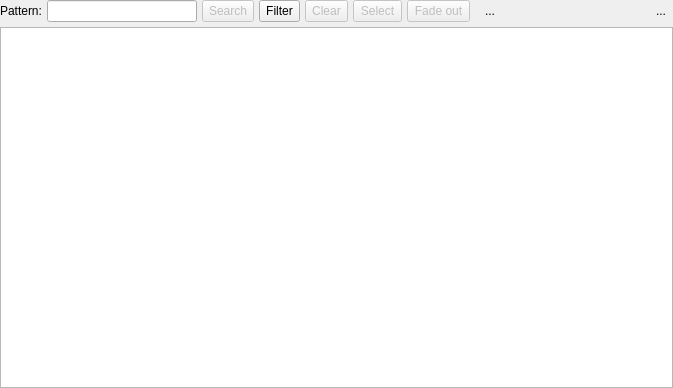
<?xml version="1.0" encoding="UTF-8"?>
<ui version="4.0">
 <class>ObjectSearchWidget</class>
 <widget class="QWidget" name="ObjectSearchWidget">
  <property name="geometry">
   <rect>
    <x>0</x>
    <y>0</y>
    <width>673</width>
    <height>388</height>
   </rect>
  </property>
  <property name="minimumSize">
   <size>
    <width>0</width>
    <height>230</height>
   </size>
  </property>
  <property name="baseSize">
   <size>
    <width>650</width>
    <height>0</height>
   </size>
  </property>
  <property name="windowTitle">
   <string>Form</string>
  </property>
  <layout class="QVBoxLayout" name="verticalLayout">
   <property name="spacing">
    <number>5</number>
   </property>
   <property name="leftMargin">
    <number>0</number>
   </property>
   <property name="topMargin">
    <number>0</number>
   </property>
   <property name="rightMargin">
    <number>0</number>
   </property>
   <property name="bottomMargin">
    <number>0</number>
   </property>
   <item>
    <layout class="QHBoxLayout" name="horizontalLayout">
     <property name="spacing">
      <number>5</number>
     </property>
     <property name="leftMargin">
      <number>0</number>
     </property>
     <property name="topMargin">
      <number>0</number>
     </property>
     <property name="rightMargin">
      <number>0</number>
     </property>
     <property name="bottomMargin">
      <number>0</number>
     </property>
     <item>
      <widget class="QLabel" name="pattern_lbl">
       <property name="sizePolicy">
        <sizepolicy hsizetype="Fixed" vsizetype="Preferred">
         <horstretch>0</horstretch>
         <verstretch>0</verstretch>
        </sizepolicy>
       </property>
       <property name="text">
        <string>Pattern:</string>
       </property>
      </widget>
     </item>
     <item>
      <widget class="QLineEdit" name="pattern_edt">
       <property name="sizePolicy">
        <sizepolicy hsizetype="Expanding" vsizetype="Fixed">
         <horstretch>0</horstretch>
         <verstretch>0</verstretch>
        </sizepolicy>
       </property>
       <property name="minimumSize">
        <size>
         <width>0</width>
         <height>0</height>
        </size>
       </property>
       <property name="clearButtonEnabled">
        <bool>true</bool>
       </property>
      </widget>
     </item>
     <item>
      <widget class="QToolButton" name="search_btn">
       <property name="enabled">
        <bool>false</bool>
       </property>
       <property name="sizePolicy">
        <sizepolicy hsizetype="Preferred" vsizetype="Preferred">
         <horstretch>0</horstretch>
         <verstretch>0</verstretch>
        </sizepolicy>
       </property>
       <property name="minimumSize">
        <size>
         <width>0</width>
         <height>0</height>
        </size>
       </property>
       <property name="text">
        <string>Search</string>
       </property>
       <property name="icon">
        <iconset resource="../../res/resources.qrc">
         <normaloff>:/icons/icons/objselect.png</normaloff>:/icons/icons/objselect.png</iconset>
       </property>
       <property name="iconSize">
        <size>
         <width>25</width>
         <height>25</height>
        </size>
       </property>
       <property name="shortcut">
        <string>Return, Enter</string>
       </property>
       <property name="toolButtonStyle">
        <enum>Qt::ToolButtonStyle::ToolButtonTextBesideIcon</enum>
       </property>
      </widget>
     </item>
     <item>
      <widget class="QToolButton" name="filter_btn">
       <property name="enabled">
        <bool>true</bool>
       </property>
       <property name="sizePolicy">
        <sizepolicy hsizetype="Preferred" vsizetype="Preferred">
         <horstretch>0</horstretch>
         <verstretch>0</verstretch>
        </sizepolicy>
       </property>
       <property name="minimumSize">
        <size>
         <width>0</width>
         <height>0</height>
        </size>
       </property>
       <property name="toolTip">
        <string>Defines the search filter</string>
       </property>
       <property name="text">
        <string>Filter</string>
       </property>
       <property name="icon">
        <iconset resource="../../res/resources.qrc">
         <normaloff>:/icons/icons/filter.png</normaloff>:/icons/icons/filter.png</iconset>
       </property>
       <property name="iconSize">
        <size>
         <width>25</width>
         <height>25</height>
        </size>
       </property>
       <property name="checkable">
        <bool>false</bool>
       </property>
       <property name="popupMode">
        <enum>QToolButton::ToolButtonPopupMode::InstantPopup</enum>
       </property>
       <property name="toolButtonStyle">
        <enum>Qt::ToolButtonStyle::ToolButtonTextBesideIcon</enum>
       </property>
      </widget>
     </item>
     <item>
      <widget class="QToolButton" name="clear_res_btn">
       <property name="enabled">
        <bool>false</bool>
       </property>
       <property name="sizePolicy">
        <sizepolicy hsizetype="Preferred" vsizetype="Preferred">
         <horstretch>0</horstretch>
         <verstretch>0</verstretch>
        </sizepolicy>
       </property>
       <property name="minimumSize">
        <size>
         <width>0</width>
         <height>0</height>
        </size>
       </property>
       <property name="toolTip">
        <string>Clears the search results</string>
       </property>
       <property name="text">
        <string>Clear</string>
       </property>
       <property name="icon">
        <iconset resource="../../res/resources.qrc">
         <normaloff>:/icons/icons/delete.png</normaloff>:/icons/icons/delete.png</iconset>
       </property>
       <property name="iconSize">
        <size>
         <width>25</width>
         <height>25</height>
        </size>
       </property>
       <property name="toolButtonStyle">
        <enum>Qt::ToolButtonStyle::ToolButtonTextBesideIcon</enum>
       </property>
      </widget>
     </item>
     <item>
      <widget class="QToolButton" name="select_btn">
       <property name="enabled">
        <bool>false</bool>
       </property>
       <property name="sizePolicy">
        <sizepolicy hsizetype="Preferred" vsizetype="Preferred">
         <horstretch>0</horstretch>
         <verstretch>0</verstretch>
        </sizepolicy>
       </property>
       <property name="minimumSize">
        <size>
         <width>0</width>
         <height>0</height>
        </size>
       </property>
       <property name="toolTip">
        <string>(Un)selects the graphical objects in the results grid</string>
       </property>
       <property name="text">
        <string>Select</string>
       </property>
       <property name="icon">
        <iconset resource="../../res/resources.qrc">
         <normaloff>:/icons/icons/selectmove.png</normaloff>:/icons/icons/selectmove.png</iconset>
       </property>
       <property name="iconSize">
        <size>
         <width>25</width>
         <height>25</height>
        </size>
       </property>
       <property name="checkable">
        <bool>false</bool>
       </property>
       <property name="popupMode">
        <enum>QToolButton::ToolButtonPopupMode::InstantPopup</enum>
       </property>
       <property name="toolButtonStyle">
        <enum>Qt::ToolButtonStyle::ToolButtonTextBesideIcon</enum>
       </property>
      </widget>
     </item>
     <item>
      <widget class="QToolButton" name="fade_btn">
       <property name="enabled">
        <bool>false</bool>
       </property>
       <property name="sizePolicy">
        <sizepolicy hsizetype="Preferred" vsizetype="Preferred">
         <horstretch>0</horstretch>
         <verstretch>0</verstretch>
        </sizepolicy>
       </property>
       <property name="minimumSize">
        <size>
         <width>0</width>
         <height>0</height>
        </size>
       </property>
       <property name="toolTip">
        <string>Fades outs all the graphical objects in the results grid (or those not listed). The current fade in/out state of all objects is modified.</string>
       </property>
       <property name="text">
        <string>Fade out</string>
       </property>
       <property name="icon">
        <iconset resource="../../res/resources.qrc">
         <normaloff>:/icons/icons/fadeout.png</normaloff>:/icons/icons/fadeout.png</iconset>
       </property>
       <property name="iconSize">
        <size>
         <width>25</width>
         <height>25</height>
        </size>
       </property>
       <property name="checkable">
        <bool>false</bool>
       </property>
       <property name="popupMode">
        <enum>QToolButton::ToolButtonPopupMode::InstantPopup</enum>
       </property>
       <property name="toolButtonStyle">
        <enum>Qt::ToolButtonStyle::ToolButtonTextBesideIcon</enum>
       </property>
      </widget>
     </item>
     <item>
      <widget class="QLabel" name="found_lbl">
       <property name="sizePolicy">
        <sizepolicy hsizetype="Fixed" vsizetype="Preferred">
         <horstretch>0</horstretch>
         <verstretch>0</verstretch>
        </sizepolicy>
       </property>
       <property name="text">
        <string>...</string>
       </property>
       <property name="indent">
        <number>10</number>
       </property>
      </widget>
     </item>
     <item>
      <spacer name="horizontalSpacer">
       <property name="orientation">
        <enum>Qt::Orientation::Horizontal</enum>
       </property>
       <property name="sizeType">
        <enum>QSizePolicy::Policy::Expanding</enum>
       </property>
       <property name="sizeHint" stdset="0">
        <size>
         <width>40</width>
         <height>20</height>
        </size>
       </property>
      </spacer>
     </item>
     <item>
      <widget class="QToolButton" name="hide_tb">
       <property name="toolTip">
        <string>Hide this widget</string>
       </property>
       <property name="text">
        <string>...</string>
       </property>
       <property name="icon">
        <iconset resource="../../res/resources.qrc">
         <normaloff>:/icons/icons/closetab.png</normaloff>:/icons/icons/closetab.png</iconset>
       </property>
       <property name="iconSize">
        <size>
         <width>20</width>
         <height>20</height>
        </size>
       </property>
       <property name="shortcut">
        <string>Esc</string>
       </property>
       <property name="autoRaise">
        <bool>true</bool>
       </property>
      </widget>
     </item>
    </layout>
   </item>
   <item>
    <widget class="QTableView" name="result_view">
     <property name="editTriggers">
      <set>QAbstractItemView::EditTrigger::NoEditTriggers</set>
     </property>
     <property name="alternatingRowColors">
      <bool>true</bool>
     </property>
     <property name="selectionMode">
      <enum>QAbstractItemView::SelectionMode::ExtendedSelection</enum>
     </property>
     <property name="selectionBehavior">
      <enum>QAbstractItemView::SelectionBehavior::SelectItems</enum>
     </property>
     <property name="iconSize">
      <size>
       <width>22</width>
       <height>22</height>
      </size>
     </property>
     <property name="sortingEnabled">
      <bool>true</bool>
     </property>
     <attribute name="horizontalHeaderCascadingSectionResizes">
      <bool>true</bool>
     </attribute>
     <attribute name="horizontalHeaderMinimumSectionSize">
      <number>30</number>
     </attribute>
     <attribute name="horizontalHeaderStretchLastSection">
      <bool>true</bool>
     </attribute>
     <attribute name="verticalHeaderVisible">
      <bool>true</bool>
     </attribute>
     <attribute name="verticalHeaderMinimumSectionSize">
      <number>30</number>
     </attribute>
     <attribute name="verticalHeaderHighlightSections">
      <bool>false</bool>
     </attribute>
    </widget>
   </item>
  </layout>
 </widget>
 <tabstops>
  <tabstop>pattern_edt</tabstop>
  <tabstop>search_btn</tabstop>
  <tabstop>filter_btn</tabstop>
  <tabstop>clear_res_btn</tabstop>
  <tabstop>select_btn</tabstop>
  <tabstop>fade_btn</tabstop>
  <tabstop>hide_tb</tabstop>
 </tabstops>
 <resources>
  <include location="../../res/resources.qrc"/>
 </resources>
 <connections/>
</ui>
